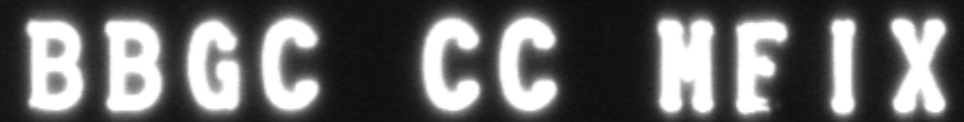
#> input picture Card_Project_Jiaojie/Muban_Pipei/Letter_Pipei/Letter_test_images/img_3.png, 964 x 122 px, found by its file name
$ python Pipei_jichu.py
#> lines starting #> are read from the running program, lines starting #| are printed output that depends on the picture; after the words box and inside, x2 and y2 are one past the last pixel; in counts of white or black regions, pixels touching at a corner belong together
# [139 lines of commented-out code are left out]
import cv2
import numpy as np
import os
import uuid

HM_BAR_RATIO_THRESHOLD = 0.3       # 判定阈值: band_height / char_height
HM_SCORE_CLOSE_DELTA = 0.1        # H 与 M 分数接近的阈值
HM_DILATE_ITER = 1
HM_GAP_DROP_RATIO = 0.5

def ensure_dir(path):
    if not os.path.exists(path):
        os.makedirs(path)

def save_img(path, img):
    ensure_dir(os.path.dirname(path))
    cv2.imwrite(path, img)

# ---- 1. 加载模板库 ----
def load_templates(template_dir):
    templates = {}
    for fname in os.listdir(template_dir):
        if not fname.lower().endswith('.png'):
            continue
        # 只取文件名第一个字母作为label
        label = os.path.splitext(fname)[0][0].upper()
        img = cv2.imread(os.path.join(template_dir, fname), cv2.IMREAD_GRAYSCALE)
        if img is not None and label.isalpha():
            # 只保留第一个遇到的模板
            if label not in templates:
                templates[label] = img
    return templates


# ---- 2. 字符分割（连通域法） ----
def segment_characters(bw_img, min_area=30):
    num_labels, labels, stats, centroids = cv2.connectedComponentsWithStats(bw_img, connectivity=8)
    candidates = []
    for i in range(1, num_labels):
        x, y, w, h, area = stats[i]
        if area < min_area:
            continue
        roi = bw_img[y:y+h, x:x+w]
        candidates.append({
            "bbox": (x, y, w, h),
            "roi": roi,
            "id": uuid.uuid4().hex[:8]
        })
    candidates.sort(key=lambda c: c["bbox"][0])
    return candidates

# ---- 3. 匹配函数（resize到模板大小） ----
# [244 lines left out: functions ncc_score, match_char_to_templates, detect_middle_bar_projection_from_array, refine_HM_label, not called in this run]

# ---- 5. 主识别流程 ----
def recognize_image(image_path, template_dir, debug_dir="debug_outputs", min_area=30):
#> called with debug_dir = 'debug_outputs_test5', min_area = 30
    ensure_dir(debug_dir)
    # step1: 读入原图
    raw = cv2.imread(image_path, cv2.IMREAD_GRAYSCALE)
#> raw is the input picture: shape (122, 964); min 12, max 255, mean 104.8
    save_img(os.path.join(debug_dir, "01_raw.png"), raw)
    # step2: 二值化
    # _, bw = cv2.threshold(raw, 0, 255, cv2.THRESH_BINARY + cv2.THRESH_OTSU)
    _, bw = cv2.threshold(raw, 200, 255, cv2.THRESH_BINARY)
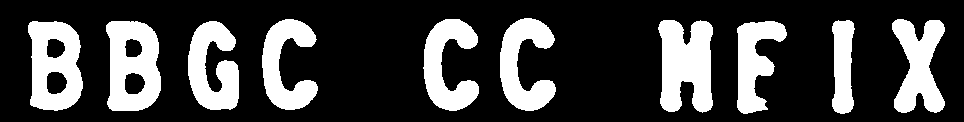
#> bw: shape (122, 964); 25.6% white; 10 white regions, largest, box (x1, y1, x2, y2) and area: (658, 20, 713, 113) 3953, (106, 21, 161, 111) 3641, (28, 21, 83, 111) 3471

    save_img(os.path.join(debug_dir, "02_bw.png"), bw)

    # step2b: 全局腐蚀（可调参数）
    erode_kernel = cv2.getStructuringElement(cv2.MORPH_RECT, (3, 3))
    bw_eroded = cv2.erode(bw, erode_kernel, iterations=1)
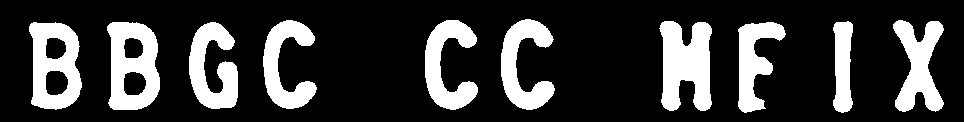
#> bw_eroded: shape (122, 964); 22.1% white; 10 white regions, largest, box (x1, y1, x2, y2) and area: (659, 21, 712, 111) 3526, (107, 22, 160, 110) 3179, (29, 22, 82, 110) 3001
    save_img(os.path.join(debug_dir, "02b_bw_eroded.png"), bw_eroded)


    # step3: 分割字符区域
    chars = segment_characters(bw_eroded, min_area=min_area)
#> in segment_characters, `num_labels, labels, stats, centroids = cv2.connectedComponentsWithStat..`:
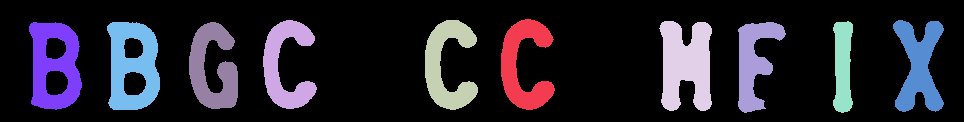
#> labels: shape (122, 964) int32; 11 distinct labels, from 0 to 10; one colour per label, 0 black
#> in segment_characters, `num_labels, labels, stats, centroids = cv2.connectedComponentsWithStat..`: num_labels = 11; stats = [[0, 0, 964, 122, 91613], [501, 19, 54, 91, 2507], [263, 20, 54, 89, 2385], [425, 20, 53, 90, 2483], [659, 21, 53, 90, 3526], [833, 21, 20, 92, 1445], [893, 20, 51, 92, 2654], [29, 22, 53, 88, 3001], [107, 22, 53, 88, 3179], [189, 22, 49, 87, 2594], [738, 22, 48, 91, 2221]]; centroids = [[487.3, 59.28], [524.1, 64.4], [285.9, 64.59], [447.6, 64.72], [685.7, 64.02], [842.5, 65.72], [918.5, 65.61], [54.09, 64.83], [132.3, 65.23], [212.8, 67.56], [753.7, 61.43]]
#> the loop in segment_characters, `for i in range(1, num_labels):` made 10 passes
#> pass 1, in segment_characters, `roi = bw_img[y:y+h, x:x+w]`:
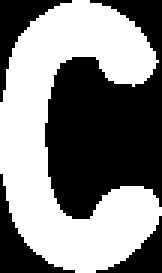
#> roi: shape (91, 54) (shown 3 times larger); 51% white; 4 black regions, box (x1, y1, x2, y2) and area: (15, 0, 54, 73) 1796, (0, 58, 25, 91) 234, (0, 0, 24, 34) 226, (32, 72, 54, 91) 151
#> pass 2, in segment_characters, `roi = bw_img[y:y+h, x:x+w]`:
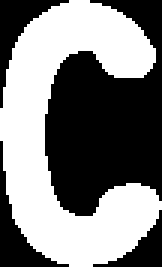
#> roi: shape (89, 54) (shown 3 times larger); 49.6% white; 1 white region, box (x1, y1, x2, y2) and area: (0, 0, 54, 89) 2385
#> pass 3, in segment_characters, `roi = bw_img[y:y+h, x:x+w]`:
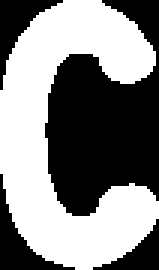
#> roi: shape (90, 53) (shown 3 times larger); 52.1% white; 4 black regions, box (x1, y1, x2, y2) and area: (15, 0, 53, 72) 1725, (0, 58, 25, 90) 217, (0, 0, 21, 30) 203, (31, 73, 53, 90) 142
#> after the loop in segment_characters, `for i in range(1, num_labels):`: candidates = 10 items
#> chars = 10 items
    # step4: 可视化分割结果
    vis_boxes = cv2.cvtColor(bw_eroded, cv2.COLOR_GRAY2BGR)
    for idx, c in enumerate(chars):
        x, y, w, h = c["bbox"]
        cv2.rectangle(vis_boxes, (x, y), (x+w, y+h), (0,0,255), 1)
        cv2.putText(vis_boxes, str(idx), (x, y-3), cv2.FONT_HERSHEY_SIMPLEX, 0.4, (0,255,0), 1)
#> this loop made 10 passes
#> (x, y, w, h) on passes 1 to 10: (29, 22, 53, 88), (107, 22, 53, 88), (189, 22, 49, 87), (263, 20, 54, 89), (425, 20, 53, 90), (501, 19, 54, 91), (659, 21, 53, 90), (738, 22, 48, 91), (833, 21, 20, 92), (893, 20, 51, 92)
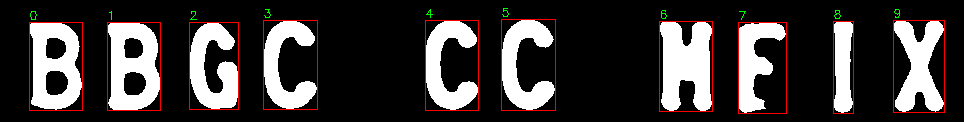
#> vis_boxes: shape (122, 964, 3); mean B, G, R 55.9, 56.4, 61.9
    save_img(os.path.join(debug_dir, "03_seg_boxes.png"), vis_boxes)
    # step5: 加载模板
    templates = load_templates(template_dir)

    # step6: 循环匹配 + H/M 细化
    results = []
    roi_dir = os.path.join(debug_dir, "chars")
    ensure_dir(roi_dir)
    for idx, c in enumerate(chars):
        roi_path = os.path.join(roi_dir, f"char{idx:02d}_roi.png")
        save_img(roi_path, c["roi"])
        best_label, best_score, scores = match_char_to_templates(c["roi"], templates, roi_dir, idx)

        # 细化 H / M
        refined_label, hm_info = refine_HM_label(
            c["roi"],
            best_label,
            scores[:5],
            roi_dir,
            idx
        )

        results.append({
            "bbox": c["bbox"],
            "label_template": best_label,
            "label": refined_label,  # 使用最终标签
            "score": best_score,
            "topk": scores[:5],
            "hm_refine": hm_info
        })

    # step7: 结果可视化
    annotated = cv2.cvtColor(raw, cv2.COLOR_GRAY2BGR)
    for idx, r in enumerate(results):
        x, y, w, h = r["bbox"]
        disp_label = r["label"]
        cv2.rectangle(annotated, (x, y), (x+w, y+h), (0,0,255), 2)
        cv2.putText(annotated, f"{disp_label}:{r['score']:.2f}", (x, y-4),
                    cv2.FONT_HERSHEY_SIMPLEX, 0.5, (0,255,0), 1)
    save_img(os.path.join(debug_dir, "04_annotated.png"), annotated)

    # step8: 结果文本
    recognized_str = "".join(r["label"] if r["label"] else "?" for r in results)
    with open(os.path.join(debug_dir, "final_result.txt"), "w", encoding="utf-8") as f:
        f.write(f"recognized={recognized_str}\n")
        for idx, r in enumerate(results):
            f.write(
                f"{idx}\t{r['bbox']}\t{r['label_template']}->"
                f"{r['label']}\t{r['score']:.4f}\tHM={r['hm_refine']}\n"
            )
    print("识别结果：", recognized_str)
    return recognized_str, results

# ---- 用法示例 ----
if __name__ == "__main__":
    TEMPLATE_DIR = r"D:\PayCard_Detection\paycard_dectection_test1\Muban\Letter\Muban_images"
    IMAGE_PATH = r"D:\PayCard_Detection\paycard_dectection_test1\Muban\img_3.png"
    DEBUG_DIR = "debug_outputs_test5"
#> (the run stopped early here; a loop or call above may not have finished)

$ run again, with Card_Project_Jiaojie/Muban_Pipei/Letter_Pipei/Letter_test_images/img_11.png copied over Card_Project_Jiaojie/Muban_Pipei/Letter_Pipei/Letter_test_images/img_3.png
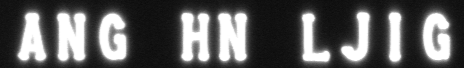
#> input picture Card_Project_Jiaojie/Muban_Pipei/Letter_Pipei/Letter_test_images/img_11.png, 464 x 68 px, found by its file name
#> in recognize_image, raw is the input picture: shape (68, 464); min 11, max 255, mean 93.6
#> bw: shape (68, 464); 22.7% white; 9 white regions, largest, box (x1, y1, x2, y2) and area: (218, 13, 247, 61) 1039, (57, 13, 85, 61) 1034, (182, 13, 209, 61) 918
#> bw_eroded: shape (68, 464); 17% white; 9 white regions, largest, box (x1, y1, x2, y2) and area: (219, 14, 246, 60) 803, (59, 14, 84, 60) 802, (183, 14, 208, 60) 675
#> labels: shape (68, 464) int32; 10 distinct labels, from 0 to 9
#> num_labels = 10; stats = [[0, 0, 464, 68, 26201], [343, 13, 25, 47, 450], [19, 14, 26, 45, 633], [59, 14, 25, 46, 802], [100, 15, 25, 44, 601], [183, 14, 25, 46, 675], [219, 14, 27, 46, 803], [304, 15, 25, 46, 406], [390, 14, 10, 47, 354], [424, 14, 25, 45, 627]]; centroids = [[234.4, 32.7], [359.1, 39.39], [31.74, 38.5], [70.89, 36.11], [112.3, 37.33], [194.3, 36.29], [232, 36.28], [310.9, 41.77], [394.7, 36.38], [436.1, 37.28]]
#> the loop in segment_characters, `for i in range(1, num_labels):` made 9 passes
#> after the loop in segment_characters, `for i in range(1, num_labels):`: candidates = 9 items
#> the loop in recognize_image, `for idx, c in enumerate(chars):` made 9 passes
#> (x, y, w, h) on passes 1 to 8: (19, 14, 26, 45), (59, 14, 25, 46), (100, 15, 25, 44), (183, 14, 25, 46), (219, 14, 27, 46), (304, 15, 25, 46), (343, 13, 25, 47), (390, 14, 10, 47)
#> after the loop in recognize_image, `for idx, c in enumerate(chars):`:
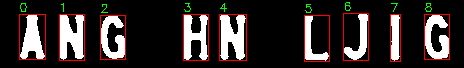
#> vis_boxes: shape (68, 464, 3); mean B, G, R 42.6, 44, 52.7
